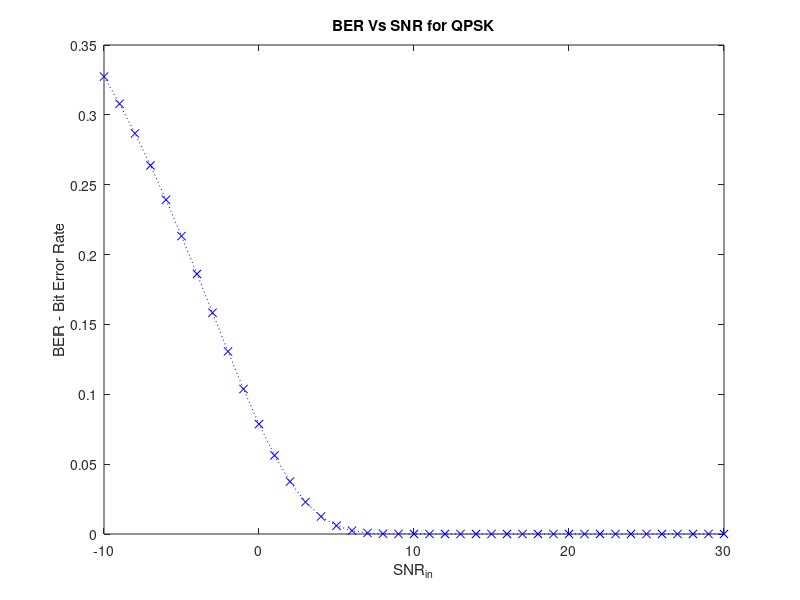

Reproduce this figure in MATLAB.
SNR_in = -10:1:30;
BERtheory = [41];
for i=1:41
   BERtheory(i) = qfunc(sqrt(2*10^((i-11)/10))); 
end
figure(1)
plot(SNR_in,BERtheory, 'b:x')
title('BER Vs SNR for QPSK');
xlabel('SNR_i_n');
ylabel('BER - Bit Error Rate');